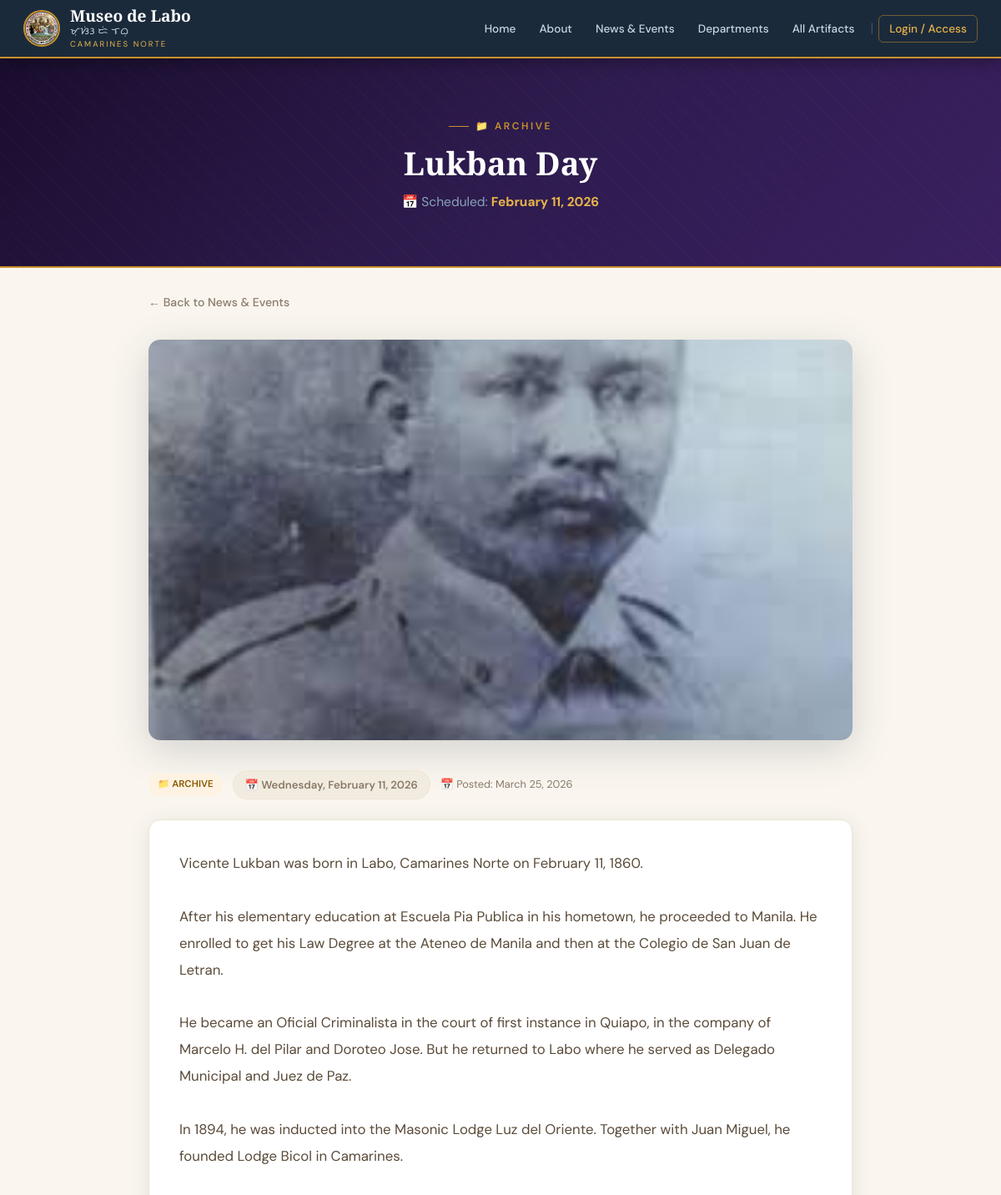
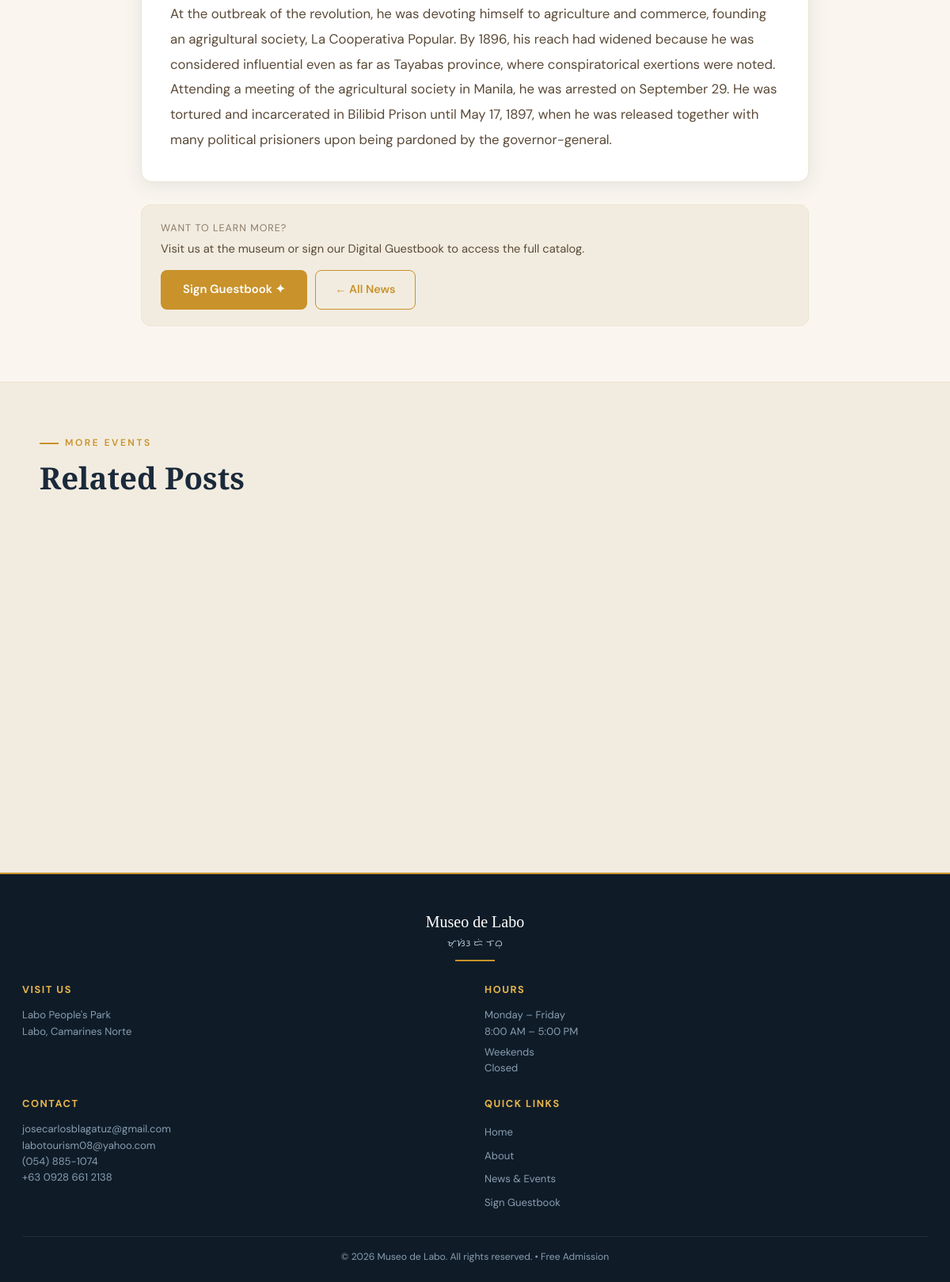
/index.php?page=news_detail&id=3, run on the app's committed database (2 pictures, top to bottom).
### tables this page shows
CREATE TABLE `news_events` (
  `id` int(11) NOT NULL,
  `title` varchar(300) NOT NULL,
  `content` text NOT NULL,
  `type` enum('news','event') DEFAULT 'news',
  `event_date` date DEFAULT NULL,
  `date_posted` date DEFAULT curdate(),
  `image_path` varchar(300) DEFAULT NULL,
  `is_archived` tinyint(1) DEFAULT 0,
  `created_at` timestamp NOT NULL DEFAULT current_timestamp()
);

### includes/db.php (called while the page is built, shortened)
<?php
function getDB(): PDO {
    static $pdo = null;
    if ($pdo === null) {
        $dsn = "mysql:host=" . DB_HOST . ";dbname=" . DB_NAME . ";charset=" . DB_CHARSET;
        $options = [
            PDO::ATTR_ERRMODE            => PDO::ERRMODE_EXCEPTION,
            PDO::ATTR_DEFAULT_FETCH_MODE => PDO::FETCH_ASSOC,
            PDO::ATTR_EMULATE_PREPARES   => false,
        ];
        try {
            $pdo = new PDO($dsn, DB_USER, DB_PASS, $options);
            try {
                $pdo->exec("ALTER TABLE news_events ADD COLUMN is_archived TINYINT(1) NOT NULL DEFAULT 0");
            } catch (PDOException $e) {
            }
        } catch (PDOException $e) {
            die('<div style="font-family:sans-serif;padding:40px;text-align:center;">
                <h2 style="color:#c0392b">Database Connection Failed</h2>
                <p>Please check your database settings in <code>includes/db.php</code></p>
                <p style="color:#888;font-size:.9rem">Error: ' . htmlspecialchars($e->getMessage()) . '</p>
            </div>');
        }
    }
    return $pdo;
}
function isAdmin(): bool {
    return !empty($_SESSION['admin_logged_in']);
}
function isGuest(): bool {
    return !empty($_SESSION['guest_logged_in']);
}
function isLoggedIn(): bool {
    return isAdmin() || isGuest();
}
function dbOne(string $sql, array $params = []): ?array {
    $stmt = getDB()->prepare($sql);
    $stmt->execute($params);
    $row = $stmt->fetch();
    return $row ?: null;
}

### pages/news_detail.php (the view, shortened to what this page needs)
<?php
$id  = (int)($_GET['id'] ?? 0);
$now = date('Y-m-d');
$item = dbOne("SELECT * FROM news_events WHERE id=?", [$id]);
$isEvent = $item['type'] === 'event';
$isPast  = $isEvent && $item['event_date'] && $item['event_date'] < $now;
$related = dbQuery(
    "SELECT * FROM news_events WHERE type=? AND id!=? ORDER BY date_posted DESC, id DESC LIMIT 3",
    [$item['type'], $id]
);
$imgBase = __DIR__ . '/../uploads/';
$hasImg  = $item['image_path'] && file_exists($imgBase . $item['image_path']);
?>
<div class="page-hero" style="<?= $isEvent ? 'background:linear-gradient(135deg,#1a0d2e,#2d1b4e,#3a2060)' : '' ?>">
  <div style="position:relative;z-index:1">
    <div class="sec-label" style="justify-content:center">
      <?php if ($isPast): ?>
        &#128193; Archive
      <?php elseif ($isEvent): ?>
        &#128197; Upcoming Event
      <?php else: ?>
        &#128240; Museum News
      <?php endif; ?>
    </div>
    <h1 class="sec-title" style="max-width:780px;margin:0 auto 12px"><?= htmlspecialchars($item['title']) ?></h1>
    <p class="page-hero-sub">
      <?php if ($isEvent && $item['event_date']): ?>
        &#128197; Scheduled: <strong style="color:var(--gold2)"><?= date('F j, Y', strtotime($item['event_date'])) ?></strong>
      <?php else: ?>
        &#128197; Posted: <?= date('F j, Y', strtotime($item['date_posted'])) ?>
      <?php endif; ?>
    </p>
  </div>
</div>
<div style="max-width:900px;margin:0 auto;padding:28px 28px 0">
  <a href="index.php?page=news" style="display:inline-flex;align-items:center;gap:7px;color:var(--text3);font-size:.88rem;font-weight:500;text-decoration:none;transition:color .2s" onmouseover="this.style.color='var(--navy)'" onmouseout="this.style.color='var(--text3)'">
    &#8592; Back to News &amp; Events
  </a>
</div>
<div style="max-width:900px;margin:0 auto;padding:32px 28px 70px">
  <?php if ($hasImg): ?>
  <div style="border-radius:14px;overflow:hidden;margin-bottom:36px;box-shadow:var(--shadow2);max-height:480px">
    <img src="uploads/<?= htmlspecialchars($item['image_path']) ?>"
         alt="<?= htmlspecialchars($item['title']) ?>"
         style="width:100%;max-height:480px;object-fit:cover;display:block">
  </div>
  <?php endif; ?>
  <div style="display:flex;align-items:center;gap:12px;flex-wrap:wrap;margin-bottom:24px">
    <?php if ($isPast): ?>
      <span class="pill pill-past">&#128193; Archive</span>
    <?php elseif ($isEvent): ?>
      <span class="pill pill-event">&#128197; Upcoming Event</span>
    <?php else: ?>
      <span class="pill pill-news">&#128240; Museum News</span>
    <?php endif; ?>
    <?php if ($isEvent && $item['event_date']): ?>
    <div style="display:flex;align-items:center;gap:6px;background:<?= $isPast ? 'var(--ivory2)' : 'rgba(106,62,154,.08)' ?>;border:1px solid <?= $isPast ? 'var(--cream)' : 'rgba(106,62,154,.2)' ?>;padding:6px 14px;border-radius:99px;font-size:.82rem;font-weight:600;color:<?= $isPast ? 'var(--text3)' : 'var(--purple)' ?>">
      &#128197; <?= date('l, F j, Y', strtotime($item['event_date'])) ?>
    </div>
    <?php endif; ?>
    <span style="font-size:.8rem;color:var(--text3)">&#128197; Posted: <?= date('F j, Y', strtotime($item['date_posted'])) ?></span>
  </div>
  <div style="background:#fff;border-radius:14px;padding:36px;box-shadow:var(--shadow);border:1px solid var(--cream)">
    <div style="font-size:1.05rem;line-height:1.9;color:var(--text2)">
      <?= nl2br(htmlspecialchars($item['content'])) ?>
    </div>
  </div>
  <div style="margin-top:28px;padding:20px 24px;background:var(--ivory2);border-radius:12px;border:1px solid var(--cream);display:flex;align-items:center;justify-content:space-between;flex-wrap:wrap;gap:14px">
    <div>
      <div style="font-size:.78rem;color:var(--text3);text-transform:uppercase;letter-spacing:1px;margin-bottom:4px">Want to learn more?</div>
      <div style="font-size:.92rem;color:var(--text2)">Visit us at the museum or sign our Digital Guestbook to access the full catalog.</div>
    </div>
    <div style="display:flex;gap:10px;flex-wrap:wrap">
      <?php if (!isLoggedIn()): ?>
        <a href="index.php?page=login" class="btn-gold">Sign Guestbook &#10022;</a>
      <?php endif; ?>
      <a href="index.php?page=news" class="btn-outline">&#8592; All News</a>
    </div>
  </div>
</div>
<?php if (!empty($related)): ?>
<div style="background:var(--ivory2);padding:60px 28px;border-top:1px solid var(--cream)">
  <div style="max-width:1100px;margin:0 auto">
    <div class="sec-label">More <?= $isEvent ? 'Events' : 'News' ?></div>
    <h2 class="sec-title" style="margin-bottom:32px">Related Posts</h2>
    <div class="news-grid" style="grid-template-columns:repeat(auto-fill,minmax(280px,1fr))">
    </div>
  </div>
</div>
<?php endif; ?>

### assets/css/style.css (style rules this page uses)
:root { --navy: #1b2a3b; --navy2: #243447; --navy3: #0f1c28; --gold: #c9922a; --gold2: #e8b44a; --gold3: #f5d07a; --ivory: #faf6ef; --ivory2: #f2ece0; --cream: #ede5d4; --text: #2a1f14; --text2: #5a4a38; --text3: #8a7a68; --red: #c0392b; --green: #1e7e4f; --blue: #2171b5; --purple: #6a3e9a; --shadow: 0 4px 24px rgba(27,42,59,.10); --shadow2:0 12px 48px rgba(27,42,59,.18); }
*,*::before,*::after { box-sizing:border-box; margin:0; padding:0; }
html { scroll-behavior:smooth; }
body { font-family:'DM Sans',sans-serif; background:var(--ivory); color:var(--text); line-height:1.6; }
img { max-width:100%; display:block; }
a { text-decoration:none; color:inherit; }
.sec-label { display:inline-flex; align-items:center; gap:8px; color:var(--gold); font-size:.75rem; font-weight:600; letter-spacing:2.5px; text-transform:uppercase; margin-bottom:12px; }
.sec-label::before { content:''; width:24px; height:1.5px; background:var(--gold); }
.sec-title { font-family:'Playfair Display',serif; font-size:2.4rem; font-weight:700; color:var(--navy); line-height:1.15; margin-bottom:10px; }
.page-hero { background:linear-gradient(135deg,var(--navy3),var(--navy)); padding:64px 28px; text-align:center; border-bottom:2px solid var(--gold); position:relative; overflow:hidden; }
.page-hero::before { content:''; position:absolute; inset:0; opacity:.03; background-image:repeating-linear-gradient(45deg,var(--gold) 0,var(--gold) 1px,transparent 0,transparent 50%); background-size:28px 28px; pointer-events:none; }
.page-hero .sec-label { justify-content:center; position:relative; }
.page-hero .sec-title { color:#fff; position:relative; }
.page-hero .page-hero-sub { color:#8aa4b8; max-width:560px; margin:0 auto; position:relative; font-size:.97rem; line-height:1.7; }
.pill { display:inline-flex; align-items:center; padding:4px 11px; border-radius:99px; font-size:.72rem; font-weight:600; text-transform:uppercase; }
.pill-past { background:#fef3e2; color:#8a5a00; }
.btn-gold { display:inline-flex; align-items:center; gap:8px; padding:13px 28px; background:var(--gold); color:#fff; border:none; border-radius:8px; font-size:.93rem; font-weight:600; cursor:pointer; transition:all .25s; font-family:'DM Sans',sans-serif; }
.btn-outline { display:inline-flex; align-items:center; gap:8px; padding:11px 24px; background:transparent; color:var(--gold); border:1.5px solid var(--gold); border-radius:8px; font-size:.9rem; font-weight:600; cursor:pointer; transition:all .25s; font-family:'DM Sans',sans-serif; }
.news-grid { display:grid; grid-template-columns:repeat(auto-fill,minmax(320px,1fr)); gap:26px; }

### data on the page
news_events: title "Lukban Day", event_date "February 11, 2026", image_path (picture), event_date "Wednesday, February 11, 2026", date_posted "March 25, 2026", content "Vicente Lukban was born in Labo, Camarines Norte on February 11, 1860. After his elementary education at Escuela Pia Publica in his hometown, he proceeded to Manila. He enrolled to get his Law Degree at the Ateneo de Manila and then at the Colegio de San Juan de Letran. He became an Oficial Criminalista in the court of first instance in Quiapo, in the company of Marcelo H. del Pilar and Doroteo Jose. But he returned to Labo where he served as Delegado Municipal and Juez de Paz. In 1894, he was inducted into the Masonic Lodge Luz del Oriente. Together with Juan Miguel, he founded Lodge Bicol in Camarines. At the outbreak of the revolution, he was devoting himself to agriculture and commerce,…"

### other printed values
SITE_NAME "Museo de Labo"
SITE_SUBTITLE "CAMARINES NORTE"
